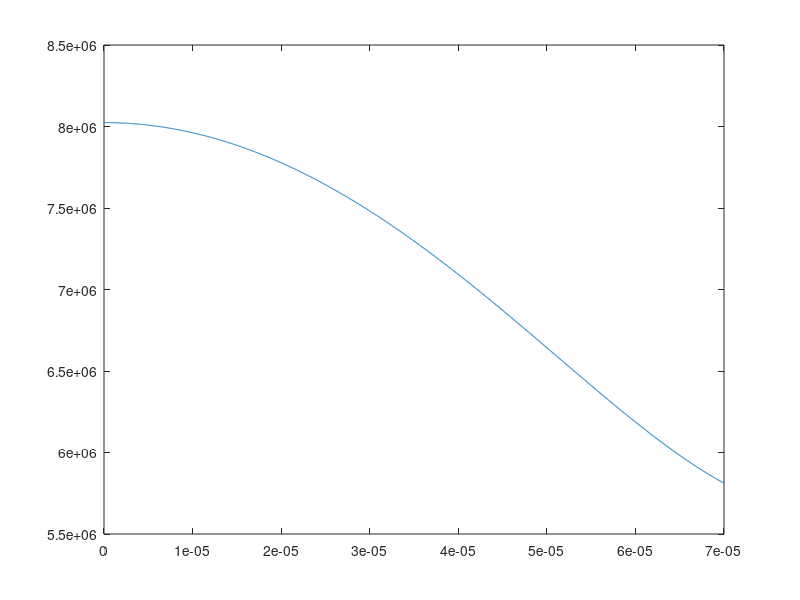

Reproduce this figure in MATLAB.
clear all
close all

G=100*100; % gradient of the IP field in G/m;
range=40e-6;

x=-range:range/1000:range;
y=-range:range/1000:range;
Bsx=(G*x);
Bsy=(G*y);
B1=.5;
Ba=0;
Bb=1.2;
Bm=Ba^2+Bb^2;
wrf=2*pi*.3e6;
mub =2*pi*1.4e6; % Rad/G

D1=sqrt(Bsx.^2+Bsy.^2+B1^2);%in Gauss
gf=0.5;
delta=0;
D2=wrf/(gf*mub); % in Gauss

D=D1-D2;
rho=sqrt(x.^2+y.^2);
phi=atan(y./x);
alpha=atan(Bb/Ba);
gam=-(gf/abs(gf))*delta;
K=(2*B1*Bm./(8*D1.^2));
R1=(B1+(D1*sin(2*alpha)*sin(gam)));
R2=(G^2*rho.^2.*(1-cos(2*alpha)*cos(2*phi)+sin(2*alpha)*sin(2*phi)*cos(gam)));
Rabsq=K.*(R1+R2);
        
mf=2;
V=mf*gf*mub*sqrt(D.^2+Rabsq);

plot(rho,V)

rho=0:50e-6/1000:70e-6;
kap=gf*mub;
del=kap*B1-wrf;
Bc=2*sqrt(B1*del/kap);
rho0=1/(sqrt(2)*G)*sqrt(Bb^2-Bc^2)
B0=Bb/2*sqrt(1+del/(kap*B1));

Vdw=mf*kap*sqrt((G^4/B1^2*((rho.^2-rho0^2)/2).^2)+B0^2);

pause
plot(rho,Vdw)
